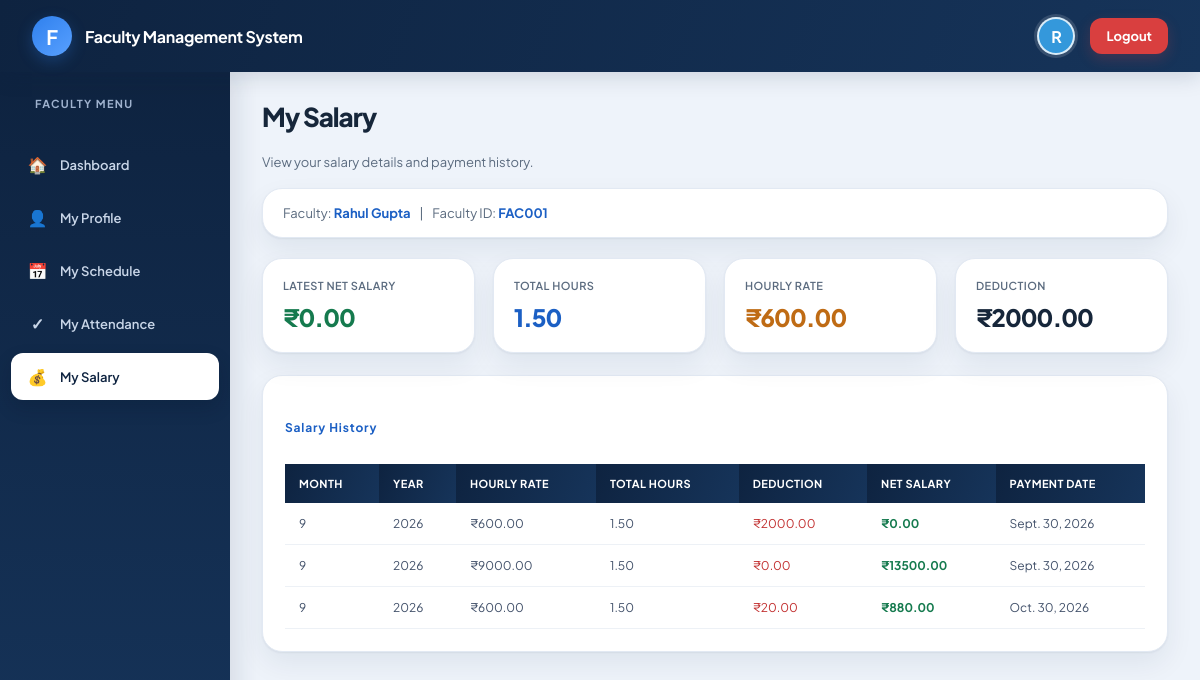
The app's page /faculty-salary/ (signed in) with its own data.
### faculty/models.py (models this page shows, shortened)
class Faculty(models.Model):
    FacultyID = models.CharField(max_length=10, primary_key=True)
    Password = models.CharField(max_length=255, blank=True)
    ProfilePhoto = models.ImageField(upload_to="faculty_photos/", blank=True)
    FirstName = models.CharField(max_length=50)
    LastName = models.CharField(max_length=50)
    Gender = models.CharField(max_length=20)
    DOB = models.DateField()
    Email = models.EmailField()
    ContactNumber = models.CharField(max_length=10)
    Address = models.TextField()
    Qualification = models.CharField(max_length=100)
    Designation = models.CharField(max_length=100)
    JoiningDate = models.DateField()
    Experience = models.DecimalField(max_digits=4, decimal_places=1)
    Status = models.CharField(max_length=20)

class Salary(models.Model):
    SalaryID = models.AutoField(primary_key=True)
    FacultyID = models.ForeignKey(
        Faculty,
        on_delete=models.CASCADE,
        related_name="salary_records"
    )
    HourlyRate = models.DecimalField(
        max_digits=10,
        decimal_places=2
    )
    TotalHours = models.DecimalField(
        max_digits=10,
        decimal_places=2,
        default=0
    )
    Deduction = models.DecimalField(
        max_digits=10,
        decimal_places=2,
        default=0
    )
    NetSalary = models.DecimalField(
        max_digits=10,
        decimal_places=2,
        default=0
    )
    PaymentDate = models.DateField(
        null=True,
        blank=True
    )
    Month = models.IntegerField()
    Year = models.IntegerField()

### faculty/views.py (the view)
def faculty_salary(request):
    faculty_id = request.session.get("faculty_id")
    if not faculty_id:
        return redirect("login")
    faculty = get_object_or_404(
        Faculty,
        FacultyID=faculty_id
    )
    salary_records = Salary.objects.filter(
        FacultyID=faculty
    ).order_by(
        "-Year",
        "-Month"
    )
    return render(
        request,
        "faculty_salary.html",
        {
            "faculty": faculty,
            "salary_records": salary_records
        }
    )

### templates/faculty_salary.html (shortened to what this page needs)
{% load static %}
<!DOCTYPE html>
<html lang="en">
<head>
    <link rel="stylesheet" href="{% static 'portal-refresh.css' %}?v=1">
</head>
<body>
    <div class="header">
        <div class="logo-section">
            <div class="logo">F</div>
            <div class="system-name">
                Faculty Management System
            </div>
        </div>
        <div class="user-section">
            <div class="faculty-avatar">
                {% if faculty.ProfilePhoto %}
                    <img src="{{ faculty.ProfilePhoto.url }}" alt="Faculty profile photo">
                {% else %}
                    {{ faculty.FirstName|first|upper }}
                {% endif %}
            </div>
            <a href="{% url 'logout' %}" class="logout-btn">
                Logout
            </a>
        </div>
    </div>
    <div class="layout">
        <div class="sidebar">
            <div class="sidebar-title">
                Faculty Menu
            </div>
            <a href="{% url 'faculty_dashboard' %}">
                <span class="menu-icon">🏠</span>
                Dashboard
            </a>
            <a href="{% url 'faculty_profile' %}">
                <span class="menu-icon">👤</span>
                My Profile
            </a>
            <a href="{% url 'faculty_schedule' %}">
                <span class="menu-icon">📅</span>
                My Schedule
            </a>
            <a href="{% url 'faculty_attendance' %}">
                <span class="menu-icon">✓</span>
                My Attendance
            </a>
            <a href="{% url 'faculty_salary' %}" class="active">
                <span class="menu-icon">💰</span>
                My Salary
            </a>
        </div>
        <div class="main-content">
            <h1 class="page-title">
                My Salary
            </h1>
            <p class="page-subtitle">
                View your salary details and payment history.
            </p>
            <div class="faculty-info">
                Faculty:
                <span>
                    {{ faculty.FirstName }} {{ faculty.LastName }}
                </span>
                &nbsp;&nbsp; | &nbsp;&nbsp;
                Faculty ID:
                <span>
                    {{ faculty.FacultyID }}
                </span>
            </div>
            {% with latest_salary=salary_records.0 %}
            <div class="summary-cards">
                <div class="card">
                    <div class="card-title">
                        Latest Net Salary
                    </div>
                    <div class="card-value green">
                        {% if latest_salary %}
                            ₹{{ latest_salary.NetSalary }}
                        {% else %}
                            ₹0
                        {% endif %}
                    </div>
                </div>
                <div class="card">
                    <div class="card-title">
                        Total Hours
                    </div>
                    <div class="card-value blue">
                        {% if latest_salary %}
                            {{ latest_salary.TotalHours }}
                        {% else %}
                            0
                        {% endif %}
                    </div>
                </div>
                <div class="card">
                    <div class="card-title">
                        Hourly Rate
                    </div>
                    <div class="card-value orange">
                        {% if latest_salary %}
                            ₹{{ latest_salary.HourlyRate }}
                        {% else %}
                            ₹0
                        {% endif %}
                    </div>
                </div>
                <div class="card">
                    <div class="card-title">
                        Deduction
                    </div>
                    <div class="card-value">
                        {% if latest_salary %}
                            ₹{{ latest_salary.Deduction }}
                        {% else %}
                            ₹0
                        {% endif %}
                    </div>
                </div>
            </div>
            {% endwith %}
            <div class="salary-section">
                <h2 class="section-title">
                    Salary History
                </h2>
                <div class="table-container">
                    <table>
                        <thead>
                            <tr>
                                <th>
                                    Month
                                </th>
                                <th>
                                    Year
                                </th>
                                <th>
                                    Hourly Rate
                                </th>
                                <th>
                                    Total Hours
                                </th>
                                <th>
                                    Deduction
                                </th>
                                <th>
                                    Net Salary
                                </th>
                                <th>
                                    Payment Date
                                </th>
                            </tr>
                        </thead>
                        <tbody>
                            {% for salary in salary_records %}
                            <tr>
                                <td>
                                    {{ salary.Month }}
                                </td>
                                <td>
                                    {{ salary.Year }}
                                </td>
                                <td>
                                    ₹{{ salary.HourlyRate }}
                                </td>
                                <td>
                                    {{ salary.TotalHours }}
                                </td>
                                <td class="deduction">
                                    ₹{{ salary.Deduction }}
                                </td>
                                <td class="net-salary">
                                    ₹{{ salary.NetSalary }}
                                </td>
                                <td>
                                    {% if salary.PaymentDate %}
                                        {{ salary.PaymentDate }}
                                    {% else %}
                                        Not Paid
                                    {% endif %}
                                </td>
                            </tr>
                            {% empty %}
                            <tr>
                                <td colspan="7" class="empty-message">
                                    No salary records found.
                                </td>
                            </tr>
                            {% endfor %}
                        </tbody>
                    </table>
                </div>
            </div>
        </div>
    </div>
</body>
</html>

### templates/faculty_salary.html (style rules this page uses)
* { box-sizing: border-box; }
body { margin: 0; padding: 0; font-family: Arial, sans-serif; background: #f5f5f5; color: #333; }
.header { height: 65px; background: #2c3e50; padding: 0 30px; display: flex; align-items: center; justify-content: space-between; color: white; }
.logo-section { display: flex; align-items: center; gap: 12px; }
.logo { width: 42px; height: 42px; background: #3498db; border-radius: 50%; display: flex; align-items: center; justify-content: center; font-size: 20px; font-weight: bold; }
.system-name { font-size: 20px; font-weight: bold; }
.user-section { display: flex; align-items: center; gap: 15px; }
.faculty-avatar { width: 38px; height: 38px; overflow: hidden; border-radius: 50%; background: #3498db; display: flex; align-items: center; justify-content: center; font-weight: bold; color: white; }
.logout-btn { background: #e74c3c; color: white; text-decoration: none; padding: 9px 16px; border-radius: 6px; font-size: 14px; }
.layout { display: flex; min-height: calc(100vh - 65px); }
.sidebar { width: 240px; background: #34495e; padding: 25px 15px; flex-shrink: 0; }
.sidebar-title { color: #bdc3c7; font-size: 12px; font-weight: bold; text-transform: uppercase; margin: 0 10px 15px; }
.sidebar a { display: flex; align-items: center; gap: 10px; color: white; text-decoration: none; padding: 13px 14px; margin-bottom: 6px; border-radius: 7px; font-size: 14px; }
.sidebar a.active { background: #3498db; }
.menu-icon { width: 22px; text-align: center; font-size: 16px; }
.main-content { flex: 1; padding: 30px; }
.page-title { margin: 0; font-size: 28px; color: #2c3e50; }
.page-subtitle { margin-top: 8px; color: #777; font-size: 14px; }
.summary-cards { display: grid; grid-template-columns: repeat(4, 1fr); gap: 20px; margin-top: 25px; margin-bottom: 30px; }
.card { background: white; border-radius: 10px; padding: 22px; box-shadow: 0 2px 8px rgba(0, 0, 0, 0.08); }
.card-title { color: #777; font-size: 13px; margin-bottom: 10px; }
.card-value { color: #2c3e50; font-size: 24px; font-weight: bold; }
.card-value.green { color: #27ae60; }
.card-value.blue { color: #3498db; }
.card-value.orange { color: #e67e22; }
.salary-section { background: white; border-radius: 10px; padding: 25px; box-shadow: 0 2px 8px rgba(0, 0, 0, 0.08); }
.section-title { margin: 0 0 20px; color: #2c3e50; font-size: 20px; }
.table-container { overflow-x: auto; }
table { width: 100%; border-collapse: collapse; }
th { background: #34495e; color: white; padding: 14px 12px; text-align: left; font-size: 13px; }
td { padding: 14px 12px; border-bottom: 1px solid #eee; font-size: 14px; }
.net-salary { color: #27ae60; font-weight: bold; }
.deduction { color: #e74c3c; }
.faculty-info { background: white; border-radius: 10px; padding: 20px 25px; margin-top: 20px; box-shadow: 0 2px 8px rgba(0, 0, 0, 0.08); }
.faculty-info span { color: #3498db; font-weight: bold; }

### records on screen
Faculty: FirstName|first "R", FirstName "Rahul", LastName "Gupta", FacultyID "FAC001"
Salary: NetSalary "0.00", TotalHours "1.50", HourlyRate "600.00", Deduction "2000.00", Month "9", Year "2026", PaymentDate "Sept. 30, 2026"
Salary: Month "9", Year "2026", HourlyRate "9000.00", TotalHours "1.50", Deduction "0.00", NetSalary "13500.00", PaymentDate "Sept. 30, 2026"
Salary: Month "9", Year "2026", HourlyRate "600.00", TotalHours "1.50", Deduction "20.00", NetSalary "880.00", PaymentDate "Oct. 30, 2026"
